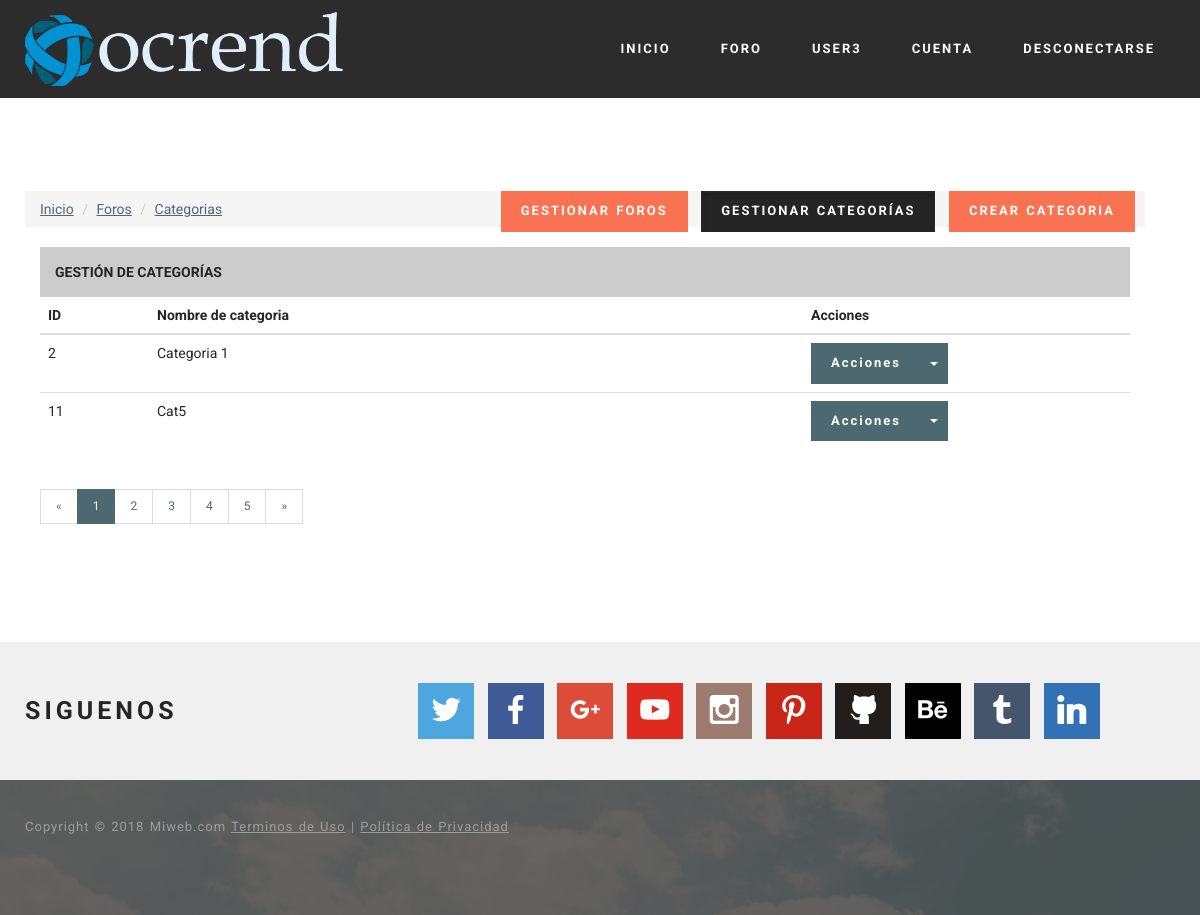
The page /?view=categorias (signed in) on the database its author committed.
### tables this page shows
CREATE TABLE `users` (
  `id` bigint(255) NOT NULL,
  `user` varchar(17) NOT NULL,
  `pass` varchar(50) NOT NULL,
  `email` varchar(40) NOT NULL,
  `permiso` int(1) NOT NULL DEFAULT '0' COMMENT '0=Usuario normal,  1= moderador  2=admin',
  `activo` int(1) NOT NULL DEFAULT '0',
  `keyreg` varchar(120) NOT NULL DEFAULT '',
  `keypass` varchar(50) NOT NULL,
  `new_pass` varchar(50) NOT NULL,
  `ultima_conexion` int(80) NOT NULL DEFAULT '1539558829',
  `no_leidos` text NOT NULL,
  `img_perfil` varchar(100) NOT NULL DEFAULT 'noavatar.gif',
  `firma` varchar(255) NOT NULL DEFAULT 'Esta es la firma de usuario',
  `rango` varchar(70) NOT NULL DEFAULT 'Usuario',
  `edad` int(3) NOT NULL DEFAULT '18',
  `fecha_reg` varchar(11) NOT NULL DEFAULT '15/10/2018',
  `biografia` varchar(255) NOT NULL DEFAULT 'Biografía del usuario.'
);

CREATE TABLE `categorias` (
  `id` int(255) NOT NULL,
  `nombre` varchar(255) NOT NULL
);

### core/bin/functions/Users.php (called while the page is built, shortened)
<?php
function Users(){
$db = new Conexion();
$query =  $db->query("SELECT timer FROM config WHERE id='1' LIMIT 1;");
$timer = $db->recorrer($query)[0];
$db-> liberar($query);
$sql = $db->query("SELECT * FROM users");
$usuarios_actuales_db = $db->rows($sql);
if($_SESSION['cantidad_usuarios'] != $usuarios_actuales_db or (time() - 60) <= $timer) {
  while($d = $db->recorrer($sql)) {
    $users[$d['id']]= $d;}
}else {
  if (!isset($_SESSION['users'])) {
    while($d = $db->recorrer($sql)) {
      $users[$d['id']]= $d;}
  } else {
    $users = $_SESSION['users'];
  }
}
return $_SESSION['users'];
}
?>

### core/core.php (called while the page is built, shortened)
<?php
require('core/models/class.Conexion.php');
require('core/bin/functions/Users.php');
require('core/bin/functions/Categorias.php');
$_users = Users();
$_categorias = Categorias();
?>

### core/models/class.Conexion.php (called while the page is built, shortened)
<?php
class Conexion extends mysqli {
public function rows($query){
  return mysqli_num_rows($query);
}
public function liberar($query){
  return mysqli_free_result($query);
}
public function recorrer($query){
  return mysqli_fetch_array($query);
}
}
 ?>

### core/bin/functions/Categorias.php (called while the page is built, shortened)
<?php
function Categorias(){
$db = new Conexion();
$sql = $db->query("SELECT * FROM categorias;");
if($db->rows($sql) > 0) {
  while($d = $db->recorrer($sql)) {
    $categorias[$d['id']]= $d;
    }
}else {
  $categorias = false;
}
return $categorias;
}
?>

### html/forum/categorias/all_categoria.php (the view, shortened to what this page needs)
<?php include(HTML_DIR . 'overall/header.php'); ?>
<body>
<?php include(HTML_DIR . 'overall/topnav.php'); ?>
 <section class="mbr-section mbr-after-navbar" id="content1-10">
     <div class="mbr-section__container container mbr-section__container--isolated">
<div class="row container">
<?php
if(isset($_SESSION['app_id']) and $_users[$_SESSION['app_id']]['permiso'] >= 2){
  echo'
 <div class="mbr-avbar__column"><ul class="mbr-navbar__items mbr-navbar__items--right mbr-buttons mbr-buttons--freeze mbr-buttons">
     <a class="mbr-buttons__btn btn btn-danger" href="?view=configforos">GESTIONAR FOROS</a>
     <a class="mbr-buttons__btn btn btn-danger active" href="?view=categorias">GESTIONAR CATEGORÍAS</a>
     <a class="mbr-buttons__btn btn btn-danger" href="?view=categorias&mode=add">CREAR CATEGORIA</a>
</div>
  ';
}
?>
 <ol class="breadcrumb">
   <li class="breadcrumb-item"><i class="fa fa-comments"></i><a href="?view=index">Inicio</a></li>
   <li class="breadcrumb-item"><i class="fa fa-comments"></i><a href="?view=forum">Foros</a></li>
   <li class="breadcrumb-item"><a href="?view=categorias">Categorias</a></li>
 </ol>
<div class="col-sm-12">
  <table width="100%" border="0" cellspacing="2" cellpadding="2">
     <tr>
       <th scope="col" bgcolor="#CCCCCC" style="margin-bottom:5px; height:32px;" >
         <div align="left" style="margin-left:15px; margin-top:15px; margin-bottom:15px;">
           GESTIÓN DE CATEGORÍAS</div></th>
     </tr>
   </table>
   <?php
if(false != $_categorias){
  $HTML= '
  <div class="row">
    <div class="col-md-12">
  <table class="table">
    <thead>
      <tr>
        <th style="width: 10%">ID</th>
        <th style="width: 60%">Nombre de categoria</th>
        <th style="width: 30%">Acciones</th>
      </tr>
    </thead>
   <tbody>';
   foreach($_categorias as $id_categoria => $categoria_array){
     $HTML .= '<tr>
       <td>'.$_categorias[$id_categoria]['id'].'</td>
       <td>'.$_categorias[$id_categoria]['nombre'].'</td>
      <td>
        <div class="btn-group">
          <a class="btn btn-primary">Acciones</a>
          <a href="#" class="btn btn-primary dropdown-toggle" data-toggle="dropdown"><span class="caret"></span></a>
          <ul class="dropdown-menu">
            <li><a href="?view=categorias&mode=edit&id='.$_categorias[$id_categoria]['id'].'">Editar</a></li>
            <li><a onClick="DeleteItem(\'¿Esta seguro de eliminar esta categoria?\', \'?view=categorias&mode=delete&id='.$_categorias[$id_categoria]['id'].'\')">Eliminar</a></li>
          </ul>
      </div>
    </td>
    </tr>';
    }
    $HTML .='</tbody></table>';
   } else {
     $HTML='<div class="alert alert-dismissible alert-info">
  <button type="button" class="close" data-dismiss="alert">&times;</button>
  <strong>UPS! No hay ninguna categoria (all_categorias.php)</strong></a>
</div>';
  }
echo $HTML;
   ?>
 <div>
   <ul class="pagination pagination-sm">
     <li class="page-item disabled">
       <a class="page-link" href="#">&laquo;</a>
     </li>
     <li class="page-item active">
       <a class="page-link" href="#">1</a>
     </li>
     <li class="page-item">
       <a class="page-link" href="#">2</a>
     </li>
     <li class="page-item">
       <a class="page-link" href="#">3</a>
     </li>
     <li class="page-item">
       <a class="page-link" href="#">4</a>
     </li>
     <li class="page-item">
       <a class="page-link" href="#">5</a>
     </li>
     <li class="page-item">
       <a class="page-link" href="#">&raquo;</a>
     </li>
   </ul>
 </div>
</div>
</section>
<?php include(HTML_DIR . 'overall/footer.php'); ?>
</body>
</html>

### html/overall/topnav.php (shortened to what this page needs)
<section class="mbr-navbar mbr-navbar--freeze mbr-navbar--absolute mbr-navbar--sticky mbr-navbar--auto-collapse" id="ext_menu-0">
    <div class="mbr-navbar__section mbr-section">
        <div class="mbr-section__container container">
            <div class="mbr-navbar__container">
                <div class="mbr-navbar__column mbr-navbar__column--s mbr-navbar__brand">
                    <span class="mbr-navbar__brand-link mbr-brand mbr-brand--inline">
                        <span class="mbr-brand__logo"><a href="#"><img class="mbr-navbar__brand-img mbr-brand__img" src="views/images/logo.png" alt="Mobirise"></a></span>
                    </span>
                </div>
                <div class="mbr-navbar__column mbr-navbar__menu">
                    <nav class="mbr-navbar__menu-box mbr-navbar__menu-box--inline-right">
                        <div class="mbr-navbar__column"><ul class="mbr-navbar__items mbr-navbar__items--right mbr-buttons mbr-buttons--freeze mbr-buttons--right btn-decorator mbr-buttons--active"><li class="mbr-navbar__item">
                          <a class="mbr-buttons__link btn text-white" href="#">INICIO</a></li><li class="mbr-navbar__item">
                            <a class="mbr-buttons__link btn text-white" href="?view=forum">FORO</a></li><li class="mbr-navbar__item">
<?php
if(!isset($_SESSION['app_id'])){
  echo '<a class="mbr-buttons__link btn text-white" data-toggle="modal" data-target="#Login">INICIAR SESIÓN</a></li><li class="mbr-navbar__item">
  <div class="mbr-navbar__column"><ul class="mbr-navbar__items mbr-navbar__items--right mbr-buttons mbr-buttons--freeze mbr-buttons--right btn-inverse mbr-buttons--active">
  <li class="mbr-navbar__item"><a class="mbr-buttons__btn btn btn-danger" data-toggle="modal" data-target="#Registro">REGISTRO</a></li></ul></div>
';
}else {
  echo '<a class="mbr-buttons__link btn text-white" href="?view=perfil&id='.$_SESSION['app_id'].'">'. strtoupper($_users[$_SESSION['app_id']]['user']) .'</a></li><li class="mbr-navbar__item">
        <a class="mbr-buttons__link btn text-white" href="?view=cuenta">CUENTA</a></li><li class="mbr-navbar__item">
        <a class="mbr-buttons__link btn text-white" href="?view=logout">DESCONECTARSE</a></li><li class="mbr-navbar__item">
  ';
}
?>
                    </nav>
                </div>
            </div>
        </div>
    </div>
</section>

### views/mobirise/css/style.css (style rules this page uses)
html { position: relative; min-height: 100%; }
.mbr-navbar { position: relative; width: 100%; }
.mbr-navbar:before { content: ""; display: block; }
.mbr-navbar__brand-link:after, .mbr-navbar__brand-img { height: 74px; }
.mbr-navbar:before, .mbr-navbar__container { height: 98px; }
.mbr-navbar__brand-img { position: relative; }
.mbr-navbar__brand-img, .mbr-navbar__container, .mbr-navbar__section { -webkit-transition: all 300ms ease-in-out 0s; -o-transition: all 300ms ease-in-out 0s; transition: all 300ms ease-in-out 0s; }
.mbr-navbar__section { background: #2c2c2c; height: auto; position: absolute; top: 0; width: 100%; z-index: 1000; }
.mbr-navbar__container { display: table; padding: 12px 0; width: 100%; }
.mbr-navbar__menu-box { display: table; width: 100%; }
.mbr-navbar__menu-box--inline-left, .mbr-navbar__menu-box--inline-center, .mbr-navbar__menu-box--inline-right { display: block; text-align: left; }
.mbr-navbar__menu-box--inline-right { text-align: right; }
.mbr-navbar__column { display: table-cell; vertical-align: middle; }
.mbr-navbar__column--s { width: 20%; }
.mbr-navbar__menu-box--inline-left .mbr-navbar__column, .mbr-navbar__menu-box--inline-center .mbr-navbar__column, .mbr-navbar__menu-box--inline-right .mbr-navbar__column { display: inline-block; }
.mbr-navbar__items { float: left; padding-left: 0px; position: relative; left: -20px; }
.mbr-navbar__items--right { float: right; left: 0; }
.mbr-navbar__item { display: block; float: left; position: relative; }
.mbr-navbar--sticky .mbr-navbar__section { position: fixed; }
.mbr-navbar--absolute { position: absolute; }
.mbr-after-navbar:before { content: ""; display: block; height: 98px; }
.mbr-brand { display: block; float: left; position: relative; }
.mbr-brand, .mbr-brand:hover { text-decoration: none; }
.mbr-brand--inline { display: table; }
.mbr-brand--inline:after { content: ""; display: table-cell; width: 1px; }
.mbr-brand--inline .mbr-brand__logo, .mbr-brand--inline .mbr-brand__name { display: table-cell; vertical-align: middle; }
.mbr-brand--inline .mbr-brand__logo { padding-right: 10px; }
.mbr-section { padding: 0 20px; }
.mbr-section__container { padding: 0; position: relative; z-index: 3; }
.mbr-section__container--isolated { padding-bottom: 93px; padding-top: 93px; }
.mbr-buttons { margin: -26px 0 13px 0; position: relative; text-align: left; top: 26px; }
.mbr-buttons__btn, .mbr-buttons__link { margin: 0 10px 13px 0; }
.mbr-buttons__btn, .mbr-buttons__link, .mbr-buttons__btn:hover, .mbr-buttons__link:hover { text-decoration: none; }
.mbr-buttons--right { text-align: right; }
.mbr-buttons--right .mbr-buttons__btn, .mbr-buttons--right .mbr-buttons__link { margin: 0 0 13px 10px; }

### views/mobirise/css/mbr-additional.css (style rules this page uses)
#ext_menu-0 .mbr-navbar__section { background: #2c2c2c; }

### rows shown on the page
users: user "USER3"
categorias: id "2", nombre "Categoria 1"
categorias: id "11", nombre "Cat5"

### other values the page prints
APP_COPY "Copyright © 2018 Miweb.com"
